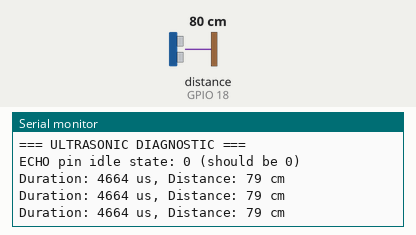
Recording of a sketch running on a simulated ESP32. Shown: the last lines printed to the serial monitor. Wiring (inferred from the names in the program): ultrasonic range finder: trigger GPIO 5; echo GPIO 18. Inputs (shaded band) come from the test bench; at power-on: distance to the obstacle (sensor on GPIO 18) 80 cm. The echo pulse lasts 58.3 µs per cm.

Above: at 3.2 s.
3.3 s: distance to the obstacle (sensor on GPIO 18) set to 2 cm
At 3.9 s:
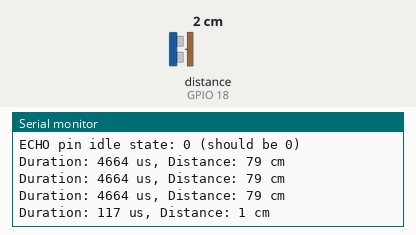
4.8 s: distance to the obstacle (sensor on GPIO 18) set to 4 cm
At 5.4 s:
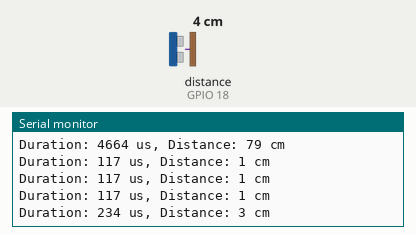
Timing chart, 0 to 7.8 s (numbered marks = the images above; inputs shaded):
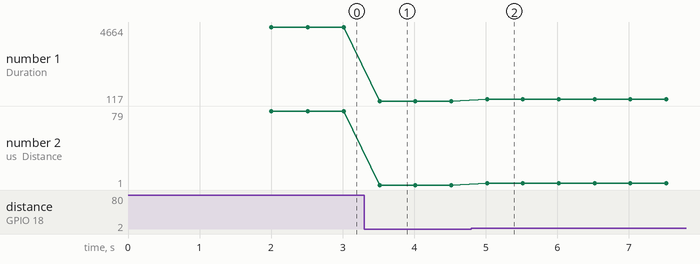

Measured:
- after the input at 3.3 s, the serial monitor: prints a new line after 0.22 s (image 1)
- after the input at 4.8 s, the serial monitor: prints a new line after 0.22 s (image 2)
- plotted number 1: 4664 → 117 after the input at 3.3 s, 117 → 234 after the input at 4.8 s
- plotted number 2: 79 → 1 after the input at 3.3 s, 1 → 3 after the input at 4.8 s

The sketch:

Test_Ultrasonic.ino
```cpp
// Ultrasonic sensor diagnostic
// Tests GPIO 5 (TRIG) and GPIO 18 (ECHO)
#include <Arduino.h>

#define TRIG_PIN 5
#define ECHO_PIN 18

void setup() {
    Serial.begin(115200);
    delay(2000);
    Serial.println("=== ULTRASONIC DIAGNOSTIC ===");

    pinMode(TRIG_PIN, OUTPUT);
    pinMode(ECHO_PIN, INPUT);

    // Check ECHO pin idle state
    int echoState = digitalRead(ECHO_PIN);
    Serial.printf("ECHO pin idle state: %d (should be 0)\n", echoState);
    Serial.println();
}

void loop() {
    // Send trigger pulse
    digitalWrite(TRIG_PIN, LOW);
    delayMicroseconds(2);
    digitalWrite(TRIG_PIN, HIGH);
    delayMicroseconds(10);
    digitalWrite(TRIG_PIN, LOW);

    // Read echo with timeout
    long duration = pulseIn(ECHO_PIN, HIGH, 30000);
    long distance = duration * 0.034 / 2.0;

    Serial.printf("Duration: %ld us, Distance: %ld cm", duration, distance);
    if (duration == 0) {
        Serial.print("  << NO ECHO - check wiring!");
        int echo = digitalRead(ECHO_PIN);
        Serial.printf(" ECHO pin=%d", echo);
    }
    Serial.println();

    delay(500);
}
```
